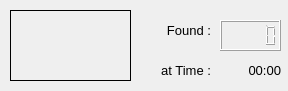
<?xml version="1.0" encoding="UTF-8"?>
<ui version="4.0">
 <class>Form</class>
 <widget class="QWidget" name="Form">
  <property name="geometry">
   <rect>
    <x>0</x>
    <y>0</y>
    <width>288</width>
    <height>91</height>
   </rect>
  </property>
  <property name="windowTitle">
   <string>Form</string>
  </property>
  <widget class="QLCDNumber" name="cellNumber">
   <property name="geometry">
    <rect>
     <x>220</x>
     <y>20</y>
     <width>61</width>
     <height>31</height>
    </rect>
   </property>
  </widget>
  <widget class="QLabel" name="timeLabel">
   <property name="geometry">
    <rect>
     <x>220</x>
     <y>50</y>
     <width>61</width>
     <height>41</height>
    </rect>
   </property>
   <property name="font">
    <font>
     <pointsize>10</pointsize>
    </font>
   </property>
   <property name="mouseTracking">
    <bool>false</bool>
   </property>
   <property name="layoutDirection">
    <enum>Qt::LeftToRight</enum>
   </property>
   <property name="text">
    <string>00:00</string>
   </property>
   <property name="alignment">
    <set>Qt::AlignRight|Qt::AlignTrailing|Qt::AlignVCenter</set>
   </property>
  </widget>
  <widget class="QLabel" name="previewImgLabel">
   <property name="geometry">
    <rect>
     <x>10</x>
     <y>10</y>
     <width>121</width>
     <height>71</height>
    </rect>
   </property>
   <property name="frameShape">
    <enum>QFrame::Box</enum>
   </property>
   <property name="text">
    <string/>
   </property>
   <property name="alignment">
    <set>Qt::AlignCenter</set>
   </property>
  </widget>
  <widget class="QLabel" name="timeLabel_2">
   <property name="geometry">
    <rect>
     <x>140</x>
     <y>50</y>
     <width>71</width>
     <height>41</height>
    </rect>
   </property>
   <property name="font">
    <font>
     <pointsize>10</pointsize>
     <weight>50</weight>
     <bold>false</bold>
    </font>
   </property>
   <property name="text">
    <string>at Time :</string>
   </property>
   <property name="alignment">
    <set>Qt::AlignRight|Qt::AlignTrailing|Qt::AlignVCenter</set>
   </property>
  </widget>
  <widget class="QLabel" name="timeLabel_3">
   <property name="geometry">
    <rect>
     <x>150</x>
     <y>10</y>
     <width>61</width>
     <height>41</height>
    </rect>
   </property>
   <property name="font">
    <font>
     <pointsize>10</pointsize>
     <weight>50</weight>
     <bold>false</bold>
    </font>
   </property>
   <property name="text">
    <string>Found :</string>
   </property>
   <property name="alignment">
    <set>Qt::AlignRight|Qt::AlignTrailing|Qt::AlignVCenter</set>
   </property>
  </widget>
 </widget>
 <resources/>
 <connections/>
</ui>
